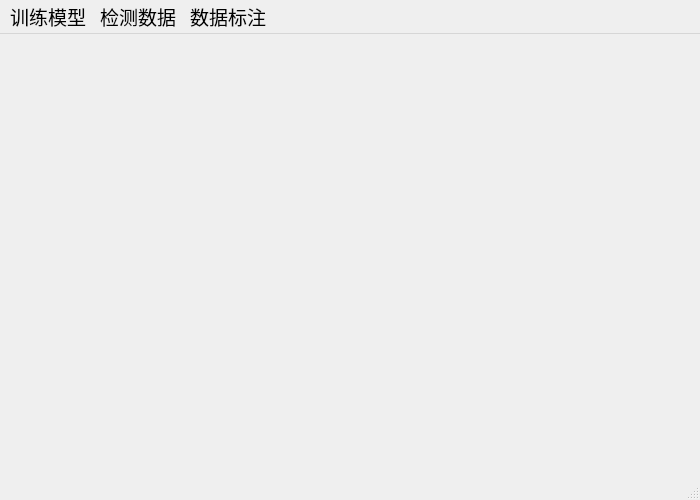
<?xml version="1.0" encoding="UTF-8"?>
<ui version="4.0">
 <class>MainWindow</class>
 <widget class="QMainWindow" name="MainWindow">
  <property name="geometry">
   <rect>
    <x>0</x>
    <y>0</y>
    <width>700</width>
    <height>500</height>
   </rect>
  </property>
  <property name="minimumSize">
   <size>
    <width>700</width>
    <height>500</height>
   </size>
  </property>
  <property name="maximumSize">
   <size>
    <width>1200</width>
    <height>900</height>
   </size>
  </property>
  <property name="font">
   <font>
    <family>新宋体</family>
    <pointsize>14</pointsize>
   </font>
  </property>
  <property name="windowTitle">
   <string>深度学习训练模型</string>
  </property>
  <widget class="QWidget" name="centralwidget"/>
  <widget class="QMenuBar" name="menubar">
   <property name="geometry">
    <rect>
     <x>0</x>
     <y>0</y>
     <width>700</width>
     <height>29</height>
    </rect>
   </property>
   <widget class="QMenu" name="btn_train">
    <property name="baseSize">
     <size>
      <width>20</width>
      <height>20</height>
     </size>
    </property>
    <property name="font">
     <font>
      <family>新宋体</family>
      <pointsize>14</pointsize>
     </font>
    </property>
    <property name="title">
     <string>训练模型</string>
    </property>
    <addaction name="action_new"/>
    <addaction name="action_import"/>
    <addaction name="action_delete"/>
   </widget>
   <widget class="QMenu" name="btn_detect">
    <property name="title">
     <string>检测数据</string>
    </property>
   </widget>
   <widget class="QMenu" name="btn_labeling">
    <property name="title">
     <string>数据标注</string>
    </property>
   </widget>
   <addaction name="btn_train"/>
   <addaction name="btn_detect"/>
   <addaction name="btn_labeling"/>
  </widget>
  <widget class="QStatusBar" name="statusbar"/>
  <action name="action_new">
   <property name="text">
    <string>新建训练工程</string>
   </property>
   <property name="font">
    <font>
     <family>新宋体</family>
     <pointsize>10</pointsize>
    </font>
   </property>
  </action>
  <action name="action_import">
   <property name="text">
    <string>导入已有工程</string>
   </property>
   <property name="font">
    <font>
     <family>新宋体</family>
     <pointsize>10</pointsize>
    </font>
   </property>
  </action>
  <action name="action_delete">
   <property name="text">
    <string>删除训练工程</string>
   </property>
   <property name="font">
    <font>
     <family>新宋体</family>
     <pointsize>10</pointsize>
    </font>
   </property>
  </action>
 </widget>
 <resources/>
 <connections/>
</ui>
